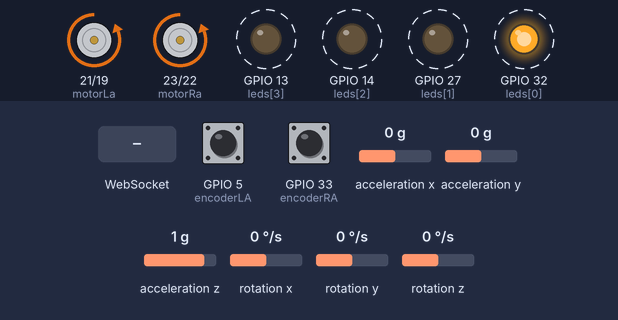
This program was run on a simulated ESP32. Shown: motor-driver pin pairs drawn as motors (green arrow = first pin HIGH = forward, orange = second pin HIGH = backward, longer = more drive), output pins drawn as LEDs (lit = HIGH). Dashed ring = blinking. The inputs (shaded band) are chosen by the test bench; at power-on: acceleration x 0 g, rotation y 0 °/s, GPIO 5 (encoderLA) HIGH, GPIO 33 (encoderRA) HIGH, acceleration y 0 g, acceleration z 1 g, rotation x 0 °/s, rotation z 0 °/s. What the program prints to the serial monitor is not drawn.

Above: at 1.25 s.
1.3 s: WebSocket text "S" received
At 1.75 s:
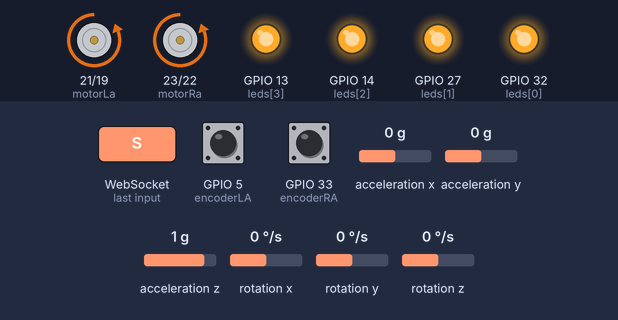
4.3 s: acceleration x set to 0.2 g
At 4.78 s:
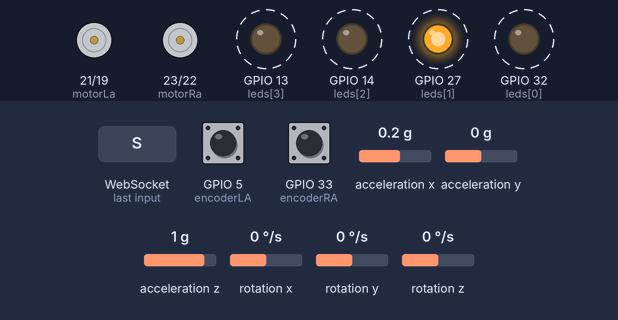
7.3 s: rotation y set to 100 °/s
At 7.45 s:
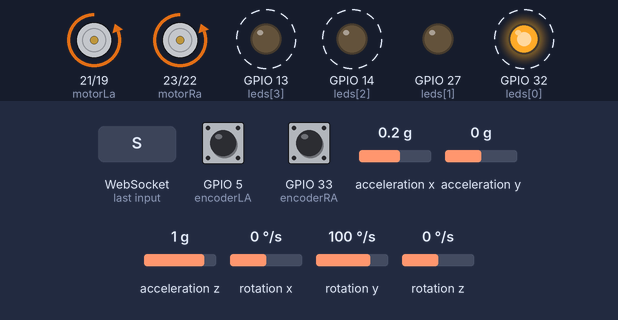
10.3 s: WebSocket text "A" received
13.3 s: rotation y set to 0 °/s
At 14.05 s:
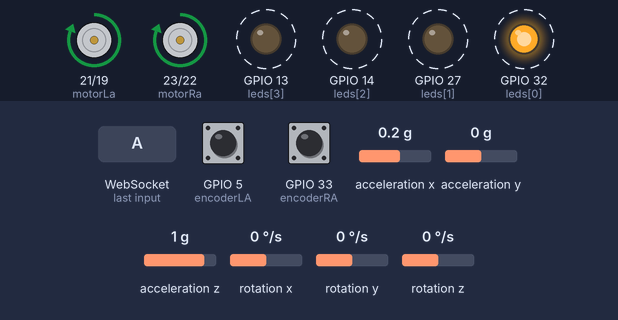
16.3 s: WebSocket text "0" received
Timing chart, 0 to 20.3 s (numbered marks = the images above; inputs shaded):
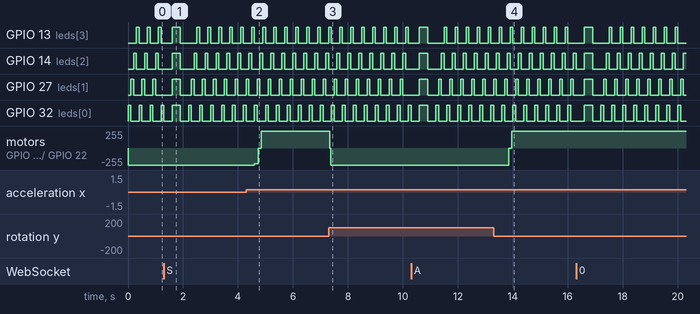

Measured:
- after the input at 4.3 s, motor on GPIO 21 (motorLa) / GPIO 19 (motorLb): backward 255/255 → backward 237/255 after 0.30 s, → stopped 0.13 s later, → forward 255/255 0.12 s later; motor on GPIO 23 (motorRa) / GPIO 22 (motorRb): backward 255/255 → backward 237/255 after 0.30 s, → stopped 0.13 s later, → forward 255/255 0.11 s later
- after the input at 7.3 s, motor on GPIO 21 (motorLa) / GPIO 19 (motorLb), motor on GPIO 23 (motorRa) / GPIO 22 (motorRb): forward 255/255 → backward 255/255 at once
- after the input at 13.3 s, motor on GPIO 21 (motorLa) / GPIO 19 (motorLb), motor on GPIO 23 (motorRa) / GPIO 22 (motorRb): backward 255/255 → stopped after 0.54 s, → forward 255/255 0.11 s later
- by itself, GPIO 32 (leds[0]): repeats every 0.40 s: LOW 0.30 s, HIGH 0.10 s

The program:

main.cpp
```cpp
/**
 * @file main.cpp
 * @brief Main source file for the self-balancing robot platform.
 *
 * This file defines tasks, and sets up PID controllers for speed
 * and balancing control on the ESP-based self-balancing robot.
 *
 * Author: Selmi Med Dhia
 * Date: 14-8-2024
 */

#include "HLHA.h"
/// tasks
TaskHandle_t centeringTaskHandle;
TaskHandle_t AngleUpdateTaskHandle;
TaskHandle_t LEDUpdateTaskHandle;

/// speed PID controller parameters
volatile int32_t previousEncoderRCount = 0;
volatile int32_t previousEncoderLCount = 0;
volatile int32_t mainLoopPreviousTime = 0;
volatile int32_t currentPWMR = 0;
volatile int32_t currentPWML = 0;
volatile float targetSpeedR = 0;
volatile float targetSpeedL = 0;
volatile float previousSpeedErrorR = 0;
volatile float previousSpeedErrorL = 0;
volatile float speedIntegralR = 0;
volatile float speedIntegralL = 0;
volatile int32_t speedIntegralMax = 10000;
volatile int32_t elapsedTime = 0;
volatile float error = 0;
volatile float derivative = 0;
const float kpS = 0.04;
const float kdS = 1200;
const float kiS = 0.00015;

/// balancing PID controller parameters
volatile float currentAngle = 0;
volatile float neutralAngle = 8.80;

volatile float filteredDerivative = 0;

void centeringTask(void *pvParameters) {
  const TickType_t xDelay = 1;
  TickType_t xLastWakeTime = xTaskGetTickCount();
  for(;;){

    float error = (followPoint - encoderLCount)/((float)CPR);
    if (abs(error) > deadzone){
      float derivative = (error - previousFollowingError)*1000 / (micros() - previousFollowingPIDTime);
      filteredDerivative = 0.85f * filteredDerivative + 0.15f * derivative;
      followingIntegral = constrain( followingIntegral + error, -followingIntegralLimit, followingIntegralLimit);

      neutralAngle = 8.80 + kpF*error + kiF*followingIntegral + kdF*filteredDerivative - currentSpeedL * ksF;
    }else{
      neutralAngle = 8.80;
      followingIntegral = 0;
    }
    previousFollowingError = error;
    previousFollowingPIDTime = micros();

    float x = (float)neutralAngle;
    Serial.write((byte*)&x, sizeof(x));
    vTaskDelayUntil(&xLastWakeTime, xDelay);
  }
}

void angleUpdateTask(void *pvParameters){
  const TickType_t xDelay = 2;
  TickType_t xLastWakeTime = xTaskGetTickCount();
  for(;;){
    currentAngle = getCurrentAngle() - neutralAngle;

    // zeroing speed if no ticks were recently triggered
    if ( ( (micros() - speedCalculationCurrentTimeR) > 10000 ) && (targetSpeedR == 0) ) {
      currentSpeedR = 0;
      currentPWMR = 0;
    }
    if ( ( (micros() - speedCalculationCurrentTimeL) > 10000 ) && (targetSpeedL == 0) ) {
      currentSpeedL = 0;
      currentPWML = 0;
    }
    // TODO: add a go to point that offsets the neutral angle so it falls back to it

    // PID control for balancing
    float derivative = (currentAngle - previousBalancingError)*1000 / (micros() - previousBalancingPIDTime);
    previousBalancingError = currentAngle;
    balancingIntergal = (fabs(currentAngle) < 0.05)? 0 : constrain( balancingIntergal + currentAngle, -balancingIntegralLimit, balancingIntegralLimit);

    // delinearization
    float error = ((( (abs(currentAngle)/2.0+1)*(abs(currentAngle)/2.0+1) ) - 1 ) * 2 ) * (currentAngle < 0 ? -1 : 1);

    float correction = kpB*error + kiB*balancingIntergal + kdB*derivative;

    targetSpeedR = constrain( correction, -630, 630 );
    targetSpeedL = targetSpeedR;
    previousBalancingPIDTime = micros();

    vTaskDelayUntil(&xLastWakeTime, xDelay);
  }
}

void LEDUpdateTask(void *pvParameters){
  TickType_t xLastWakeTime = xTaskGetTickCount();
  for(;;){
    if (ledActionState == LEDActionState::START_CLOCKWISE){
      turnOffLEDs();
      toggleLED(0);
      ledActionState = LEDActionState::CLOCKWISE;
      vTaskDelayUntil(&xLastWakeTime, 100);
    }else if (ledActionState == LEDActionState::CLOCKWISE){
      byte x = 0;
      while (!ledstates[x] && x<4){ x++; };
      if (x != 4){
        toggleLED(x);
      }
      toggleLED((x+1)%4);
      vTaskDelayUntil(&xLastWakeTime, 100);
    }else if (ledActionState == LEDActionState::START_COUNTERCLOCKWISE){
      turnOffLEDs();
      toggleLED(0);
      ledActionState = LEDActionState::COUNTERCLOCKWISE;
      vTaskDelayUntil(&xLastWakeTime, 100);
    }else if (ledActionState == LEDActionState::COUNTERCLOCKWISE){
      byte x = 0;
      while (!ledstates[x] && x<4){ x++; };
      if (x != 4){
        toggleLED(x);
      }
      toggleLED((x+3)%4);
      vTaskDelayUntil(&xLastWakeTime, 100);
    }else if (ledActionState == LEDActionState::BLINKING_2){
      byte c = 0;
      for(int i=0; i<4; i++){
        c += ledstates[i];
      }
      if (c != 0 && c != 4){
        turnOffLEDs();
      }else if (c == 0){
        turnOnLEDs();
      }else if (c == 4){
        turnOffLEDs();
        ledActionState = LEDActionState::BLINKING_1;
      }
      vTaskDelayUntil(&xLastWakeTime, 300);
    }else if (ledActionState == LEDActionState::BLINKING_1){
      byte c = 0;
      for(int i=0; i<4; i++){
        c += ledstates[i];
      }
      if (c != 0 && c != 4){
        turnOffLEDs();
      }else if (c == 0){
        turnOnLEDs();
      }else if (c == 4){
        turnOffLEDs();
        ledActionState = defaultLedActionState;
      }
      vTaskDelayUntil(&xLastWakeTime, 300);
    }
    else if (ledActionState == LEDActionState::OFF){
      turnOffLEDs();
      vTaskDelayUntil(&xLastWakeTime, 500);
    }
    else if (ledActionState == LEDActionState::ON){
      turnOnLEDs();
      vTaskDelayUntil(&xLastWakeTime, 500);
    }

  }
}

void setup() {
  Serial.begin(921600);
  HLHAsetup();

  xTaskCreatePinnedToCore(
    angleUpdateTask,
    "angleUpdateTask",
    2048,
    NULL,
    4,
    &AngleUpdateTaskHandle,
    1
  );

  xTaskCreatePinnedToCore(
    LEDUpdateTask,
    "LEDUpdateTask",
    2048,
    NULL,
    1,
    &LEDUpdateTaskHandle,
    0
  );

  xTaskCreatePinnedToCore(
    centeringTask,
    "CenteringTask",
    2048,
    NULL,
    3,
    &centeringTaskHandle,
    0
  );
}

void loop() {
  if (micros() - mainLoopPreviousTime >= 500) {
    elapsedTime = micros() - mainLoopPreviousTime;

    error = targetSpeedR - currentSpeedR;
    derivative = (error - previousSpeedErrorR) / elapsedTime;
    previousSpeedErrorR = error;
    speedIntegralR = constrain(speedIntegralR + error, -speedIntegralMax, speedIntegralMax);
    currentPWMR = (int)constrain(currentPWMR + ( kpS*error + kiS*speedIntegralR + kdS*derivative ), -1023, 1023);
    speedRight(currentPWMR);

    error = targetSpeedL - currentSpeedL;
    derivative = (error - previousSpeedErrorL) / elapsedTime;
    previousSpeedErrorL = error;
    speedIntegralL = constrain(speedIntegralL + error, -speedIntegralMax, speedIntegralMax);
    currentPWML = (int)constrain(currentPWML + ( kpS*error + kiS*speedIntegralL + kdS*derivative ), -1023, 1023);
    speedLeft(currentPWML);

    mainLoopPreviousTime = micros();
  }
}
```

HLHA.cpp
```cpp
#include "HLHA.h"

/// Global variables
bool ledstates[] = {false, false, false, false};
volatile int encoderRCount = 0;
volatile int encoderLCount = 0;
volatile int32_t speedCalculationPreviousTimeR;
volatile int32_t speedCalculationCurrentTimeR;
volatile int32_t speedCalculationPreviousTimeL;
volatile int32_t speedCalculationCurrentTimeL;
volatile int8_t directionR;
volatile int8_t directionL;
volatile float currentSpeedR;
volatile float currentSpeedL;
const char* ssid = "lbor3i";
const char* password = "lbor3i1234";
LEDActionState ledActionState = LEDActionState::START_CLOCKWISE;
LEDActionState defaultLedActionState = LEDActionState::START_CLOCKWISE;

// Balancing PID controller variables
float kpB =50;
float kdB = 1000;
float kiB = 0.1;
float balancingIntergal = 0;
float balancingIntegralLimit = 1000;
int32_t previousBalancingPIDTime = 0;
float previousBalancingError = 0;

// Following PID controller variables
int32_t followPoint = 0;
float kpF = 0.5;
float kdF = 0.1;
float kiF = 0;
float ksF = 0;
float deadzone = 0;
float followingIntegral = 0;
int32_t followingIntegralLimit = 20;
int32_t previousFollowingPIDTime = 0;
float previousFollowingError = 0;

MPU6050 mpu(Wire);
AsyncWebServer server(81);
AsyncWebSocket ws("/ws");

float getCurrentAngle() {
  static float angle = 0.0f;
  static uint32_t tprev = micros();

  mpu.update();
  float ax = mpu.getAccX();
  float ay = mpu.getAccY();
  float az = mpu.getAccZ();
  float gyroY = mpu.getGyroY();

  uint32_t now = micros();
  float dt = (now - tprev) * 1e-6f;
  tprev = now;

  float accAngle = atan2f(-ax, az) * 57.2957795f;


  float anorm = sqrtf(ax*ax + ay*ay + az*az);
  bool accelReliable = fabsf(anorm - 1.0f) < 0.15f;

  const float alpha = 0.99f;
  float gyroIntegrated = angle + gyroY * dt;

  if (accelReliable) {
    angle = alpha * gyroIntegrated + (1.0f - alpha) * accAngle;
  } else {
    angle = gyroIntegrated;
  }

  return -angle;
}

void speedRight(int pwm){
  if (abs(pwm) < minPWMR ){
    ledcWrite(3, 0);
    ledcWrite(2, 0);
  }
  else if( pwm > 0){
    ledcWrite(3, 0);
    ledcWrite(2, pwm);
  }else{
    ledcWrite(2, 0);
    ledcWrite(3, abs(pwm));
  }
}

void speedLeft(int pwm){
  if (abs(pwm) < minPWML ){
    ledcWrite(1, 0);
    ledcWrite(0, 0);
  }
  else if( pwm > 0){
    ledcWrite(1, 0);
    ledcWrite(0, pwm);
  }else{
    ledcWrite(0, 0);
    ledcWrite(1, abs(pwm));
  }
}

void toggleLED(int index){
    digitalWrite(leds[index], !ledstates[index]);
    ledstates[index] = !ledstates[index];
}

void turnOffLEDs(){
  for(int i=0; i<4; i++){
    digitalWrite(leds[i], 0);
    ledstates[i] = false;
  }
}

void turnOnLEDs(){
  for(int i=0; i<4; i++){
    digitalWrite(leds[i], 1);
    ledstates[i] = true;
  }
}

void IRAM_ATTR encoderRISRA() {
  if(FAST_READ(encoderRB) == FAST_READ1(encoderRA)){
    encoderRCount--;
    directionR = -1;
  }else{
    encoderRCount++;
    directionR = 1;
  }
  speedCalculationPreviousTimeR = speedCalculationCurrentTimeR;
  speedCalculationCurrentTimeR = micros();
  currentSpeedR = (297029.703 * directionR) / (speedCalculationCurrentTimeR - speedCalculationPreviousTimeR);
}

void IRAM_ATTR encoderRISRB() {
  if(FAST_READ(encoderRB) == FAST_READ1(encoderRA)){
    encoderRCount++;
    directionR = 1;
  }else{
    encoderRCount--;
    directionR = -1;
  }
  speedCalculationPreviousTimeR = speedCalculationCurrentTimeR;
  speedCalculationCurrentTimeR = micros();
  if ( encoderRCount%3 == 0){
    currentSpeedR = (148514.85 * directionR) / (speedCalculationCurrentTimeR - speedCalculationPreviousTimeR);
  }
}

void IRAM_ATTR encoderLISRA() {
  if(FAST_READ(encoderLB) == FAST_READ(encoderLA)){
    encoderLCount++;
    directionL = 1;
  }else{
    encoderLCount--;
    directionL = -1;
  }
  speedCalculationPreviousTimeL = speedCalculationCurrentTimeL;
  speedCalculationCurrentTimeL = micros();
  currentSpeedL = (297029.703 * directionL) / (speedCalculationCurrentTimeL - speedCalculationPreviousTimeL);
}

void IRAM_ATTR encoderLISRB() {
  if(FAST_READ(encoderLB) == FAST_READ(encoderLA)){
    encoderLCount--;
    directionL = -3;
  }else{
    encoderLCount++;
    directionL = 3;
  }

  if ( encoderLCount%3 == 0){
    speedCalculationPreviousTimeL = speedCalculationCurrentTimeL;
    speedCalculationCurrentTimeL = micros();
    currentSpeedL = (148514.85 * directionL) / (speedCalculationCurrentTimeL - speedCalculationPreviousTimeL);
  }
}

void onWsEvent(AsyncWebSocket *server, AsyncWebSocketClient *client, AwsEventType type, void *args, uint8_t *data, size_t len){
  if (type == WS_EVT_CONNECT){
    ledActionState = LEDActionState::BLINKING_2;
  }else if (type == WS_EVT_DISCONNECT){
    ledActionState = LEDActionState::START_CLOCKWISE;
  }else if (type == WS_EVT_DATA){
    String msg = "";
    for (size_t i = 0; i < len; i++) {
      msg += (char)data[i];
    }
    if (msg[0] == 'P'){
      kpF = msg.substring(1).toInt()/100.0;
    }else if (msg[0] == 'I'){
      kiF = msg.substring(1).toInt()/100.0;
    }else if (msg[0] == 'D'){
      kdF = msg.substring(1).toInt()/100.0;
    }else if (msg[0] == 'X'){
      followingIntegralLimit = msg.substring(1).toInt();
    }else if (msg[0] == 'B'){
      deadzone = msg.substring(1).toInt()/100.0;
    }else if (msg[0] == 'S'){
      ksF = msg.substring(1).toInt()/10000.0;
    }else if (msg[0] == 'A'){
      followPoint = encoderLCount;
    }
    ledActionState = LEDActionState::BLINKING_1;
  }
}

void HLHAsetup() {
  // LEDs
  for(int i=0; i<4; i++){
    pinMode(leds[i], OUTPUT);
    digitalWrite(leds[i], LOW);
  }

  // PWM channels
  for(int i=0; i<4; i++){
    ledcSetup(i, 20000, 10);
  }
  ledcAttachPin(motorLa, 0);
  ledcAttachPin(motorLb, 1);
  ledcAttachPin(motorRa, 2);
  ledcAttachPin(motorRb, 3);

  // MPU
  Wire.begin(25, 26);

  byte status = mpu.begin();
  while (status != 0) {
    delay(20);
    status = mpu.begin();
  }

  // Wifi
  WiFi.softAP(ssid, password);
  ws.onEvent(onWsEvent);
  server.addHandler(&ws);
  server.begin();

  // Global variables
  speedCalculationCurrentTimeR = micros();
  speedCalculationPreviousTimeR = speedCalculationCurrentTimeR;
  speedCalculationCurrentTimeL = speedCalculationCurrentTimeR;
  speedCalculationPreviousTimeL = speedCalculationCurrentTimeR;
  currentSpeedL = 0;
  currentSpeedR = 0;
  directionR = 1;
  directionL = 1;

  // Interrupts
  attachInterrupt(digitalPinToInterrupt(encoderRA), encoderRISRA, CHANGE);
  attachInterrupt(digitalPinToInterrupt(encoderLA), encoderLISRA, CHANGE);
  //attachInterrupt(digitalPinToInterrupt(encoderRB), encoderRISRB, CHANGE);
  //attachInterrupt(digitalPinToInterrupt(encoderLB), encoderLISRB, CHANGE);
}
```

HLHA.h
```cpp
#pragma once
/**
 * @file HLHA.h
 * @brief Motor, encoder and LED control for a self-balancing robot using Arduino.
 *
 * This file contains function declarations and global variables for controlling the motors,
 * reading encoders, and managing LEDs on a self-balancing robot platform.
 *
 * - Motor control is achieved through PWM signals.
 * - Encoder counts are updated using interrupt service routines (ISRs).
 * - Functions are provided to set motor speeds, toggle LEDs, and initialize hardware.
 *
 * @note The macro FAST_READ(pin) and FAST_READ1(pin) are used for fast digital reads by directly accessing
 *       the GPIO register. The expression `& 0x1` is used to mask all bits except the
 *       least significant bit, effectively extracting the digital state (HIGH or LOW)
 *       of the specified pin.
 */

#include <Arduino.h>
#include <Wire.h>
#include <MPU6050_light.h>
#include <WiFi.h>
#include <AsyncTCP.h>
#include <ESPAsyncWebServer.h>

#define FAST_READ(pin) (((uint32_t)GPIO.in >> pin) & 0x1)
#define FAST_READ1(pin) (((uint32_t)GPIO.in1.val >> ((pin) - 32)) & 0x1)

// motor pins
const int motorLa = 21;
const int motorLb = 19;
const int motorRa = 23;
const int motorRb = 22;

// encoder pins
const int encoderRA = 33;
const int encoderRB = 18;
const int encoderLA = 5;
const int encoderLB = 4;

// Leds' pins ordered clockwise
const int leds[] = {32, 27, 14, 13};

// global constants
const int minPWMR = 210;
const int minPWML = 215;
const int CPR = 202;

//Enums
enum class LEDActionState {
  BLINKING_1,
  BLINKING_2,
  START_CLOCKWISE,
  CLOCKWISE,
  START_COUNTERCLOCKWISE,
  COUNTERCLOCKWISE,
  OFF,
  ON
};

//global variables
extern bool ledstates[4];
extern volatile int encoderRCount;
extern volatile int encoderLCount;
extern volatile int32_t speedCalculationPreviousTimeR;
extern volatile int32_t speedCalculationCurrentTimeR;
extern volatile int32_t speedCalculationPreviousTimeL;
extern volatile int32_t speedCalculationCurrentTimeL;
extern volatile int8_t directionR;
extern volatile int8_t directionL;
extern volatile float currentSpeedR;
extern volatile float currentSpeedL;
extern MPU6050 mpu;
extern AsyncWebServer server;
extern AsyncWebSocket ws;
extern const char* ssid;
extern const char* password;
extern LEDActionState ledActionState;
extern LEDActionState defaultLedActionState;

// Balancing PID controller variables
extern float kpB;
extern float kdB;
extern float kiB;
extern float balancingIntergal;
extern float balancingIntegralLimit;
extern int32_t previousBalancingPIDTime;
extern float previousBalancingError;

// Following PID controller variables
extern int32_t followPoint;
extern float kpF;
extern float kdF;
extern float kiF;
extern float ksF;
extern float deadzone;
extern float followingIntegral;
extern int32_t followingIntegralLimit;
extern int32_t previousFollowingPIDTime;
extern float previousFollowingError;

float getCurrentAngle();

void speedRight(int pwm);
void speedLeft(int pwm);

void toggleLED(int index);
void turnOffLEDs();
void turnOnLEDs();

void IRAM_ATTR encoderRISRA();
void IRAM_ATTR encoderRISRB();
void IRAM_ATTR encoderLISRA();
void IRAM_ATTR encoderLISRB();

void HLHAsetup();
```
